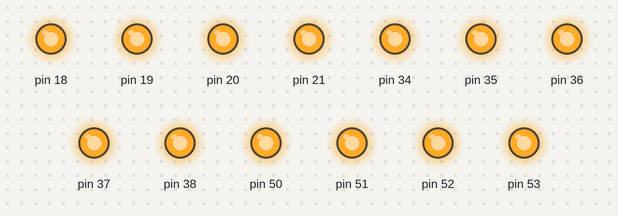
This sketch was run on a simulated Arduino Mega 2560, built with avr-gcc and run on an emulated ATmega2560. On the bench: output pins drawn as LEDs (lit = HIGH).

Above: at 0.2 s.
At 1.7 s:
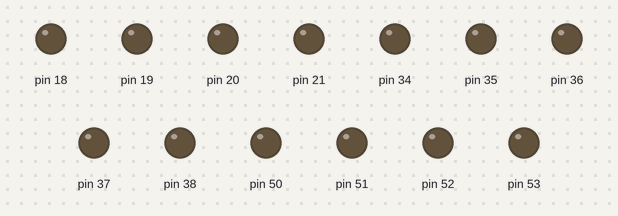
Timing chart, 0 to 3.0 s (numbered marks = the images above):
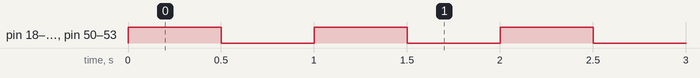

The sketch:

Blink_LED.ino
```cpp
#define DELAY_MS 500

void setup() {
	// green LED bar
	DDRD = 0xff;

	// red LED bar, lower nibble
	DDRB = 0xf;

	// red LED bar, upper nibble
	DDRC = 0xf;
}


void loop() {
	PORTD = 0xff;
	PORTB = 0xf;
	PORTC = 0xf;

	delay(DELAY_MS); // [ms]

#if 1
	PORTD = 0x00;
	PORTB = 0x0;
	PORTC = 0x0;
#endif
    delay(DELAY_MS); // [ms]

}
```

Measured:
- by itself, pin 18–21, pin 34–38, pin 50–53: alternates HIGH for 0.50 s and LOW for 0.50 s
